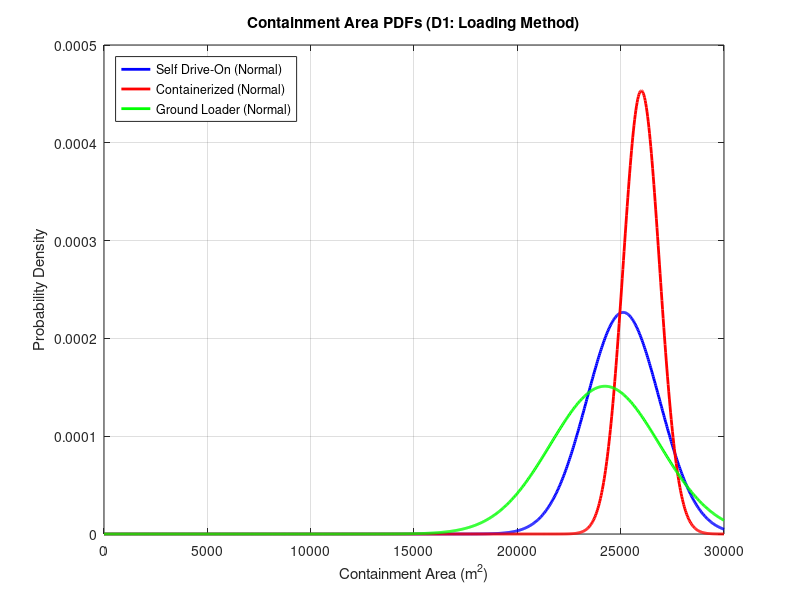

MATLAB code to generate this figure: (Note: this script raises an error after producing the figure.)
% EM.413 OS14 Question 1 Decision Aid
% Allows manipulation and visualization of Contianment (Performance) PDFs for OS14 Q1
close all; clear all; clc;

% Define the X-axis: Containment Area from 0 to 30,000 sq meters
x = linspace(0, 30000, 1000);

% Define a square meters per Fibonacci score value that can be used in containment area PDFs
CAslope = 880;

%% -- DECISION 1: LOADING METHOD -- %%

% -- Option 1: Self-Propelled Drive-On
% Normal Dist: Low impact on max potential containment area; some variability
mu_d1_o1_area = 26000 - CAslope * 1; sigma_d1_o1_area = CAslope * 2;
y_d1_o1_area = normpdf(x, mu_d1_o1_area, sigma_d1_o1_area);

% -- Option 2: Containerized Module
% Normal Dist: Low impact on max potential containment area; low variability
mu_d1_o2_area = 26000 - CAslope * 0; sigma_d1_o2_area = CAslope * 1;
y_d1_o2_area = normpdf(x, mu_d1_o2_area, sigma_d1_o2_area);

% -- Option 3: Dedicated Ground Loader
% Normal Dist: Low impact on max potential containment area; high variability
mu_d1_o3_area = 26000 - CAslope * 2; sigma_d1_o3_area = CAslope * 3;
y_d1_o3_area = normpdf(x, mu_d1_o3_area, sigma_d1_o3_area);

% -- Plotting D1 
figure(1);
plot(x, y_d1_o1_area, 'b', 'LineWidth', 2, 'DisplayName', 'Self Drive-On (Normal)'); hold on;
plot(x, y_d1_o2_area, 'r', 'LineWidth', 2, 'DisplayName', 'Containerized (Normal)');
plot(x, y_d1_o3_area, 'g', 'LineWidth', 2, 'DisplayName', 'Ground Loader (Normal)');
title('Containment Area PDFs (D1: Loading Method)');
xlabel('Containment Area (m^2)'); ylabel('Probability Density');
legend('Location', 'NorthWest'); grid on; xlim([0 30000]);
ax = gca; ax.XAxis.Exponent = 0; ax.YAxis.Exponent = 0;
xtickformat('%,.0f'); ytickformat('%.5f'); 

% -- D1 Math Printout for Table (Normal distributions)
fprintf('\n--- D1 Containment Statistics (For Table) ---\n');
fprintf('Option 1 (Self Drive-On): Mu = %.0f m^2 | Sigma = %.0f m^2\n', mu_d1_o1_area, sigma_d1_o1_area);
fprintf('Option 2 (Containerized): Mu = %.0f m^2 | Sigma = %.0f m^2\n', mu_d1_o2_area, sigma_d1_o2_area);
fprintf('Option 3 (Ground Loader): Mu = %.0f m^2 | Sigma = %.0f m^2\n\n', mu_d1_o3_area, sigma_d1_o3_area);

%% -- DECISION 2: INSERTION METHOD CONTAINMENT -- %%

% -- Option 1: Containerized Guided Drone 
% Beta Dist: Highly accurate (sub-500m) with active propulsion to fight wind, but expensive. Bounds: 24k to 26k
% Parameters for Beta(α,β) scaled to [a1,b1]
alpha1 = 8; beta1 = 2;
a1 = 24000; b1 = 26000;
% Normalize x into [0,1] for the beta PDF
x_norm1 = (x - a1) / (b1 - a1); 
% Treat values outside the interval as missing for the scaled density
x_norm1(x_norm1 < 0 | x_norm1 > 1) = NaN; 
% Compute scaled beta PDF on original x units (divide by scaling width)
y1 = betapdf(x_norm1, alpha1, beta1) / (b1 - a1); 

% -- Option 2: Precision Guided Parafoil
% Beta Dist: Good GPS steering and lower cost, but passive gliding increases wind drift risk. Bounds: 22k to 26k
alpha2 = 5; beta2 = 2;
a2 = 22000; b2 = 26000;
x_norm2 = (x - a2) / (b2 - a2);
x_norm2(x_norm2 < 0 | x_norm2 > 1) = NaN; 
y2 = betapdf(x_norm2, alpha2, beta2) / (b2 - a2);

% -- Option 3: Ramp Extraction / Airbag 
% Normal Dist: Very cheap and simple, but unguided drop creates massive footprint uncertainty. Mu=14k, Sig=4k
mu3 = 14000; sigma3 = 4000;
y3 = normpdf(x, mu3, sigma3);

% -- Plotting D2 
figure(2);
plot(x, y1, 'b', 'LineWidth', 2, 'DisplayName', 'Guided Drone (Beta)'); hold on;
plot(x, y2, 'r', 'LineWidth', 2, 'DisplayName', 'Parafoil (Beta)');
plot(x, y3, 'g', 'LineWidth', 2, 'DisplayName', 'Airbag (Normal)');
title('Containment Area PDFs (D2: Insertion Method)');
xlabel('Containment Area (m^2)'); ylabel('Probability Density');
legend('Location', 'NorthWest'); grid on; xlim([0 30000]);
ax = gca; ax.XAxis.Exponent = 0; ax.YAxis.Exponent = 0;
xtickformat('%,.0f'); ytickformat('%.5f'); 

% -- D2 Math Correction Printout 
fprintf('\n--- CORRECTED D2 Containment Statistics (Update your table!) ---\n');
mu_std1 = alpha1 / (alpha1 + beta1);
var_std1 = (alpha1 * beta1) / ((alpha1 + beta1)^2 * (alpha1 + beta1 + 1));
fprintf('Option 1 (Drone):    Mu = %.0f m^2 | Sigma = %.0f m^2\n', a1 + (mu_std1 * (b1 - a1)), sqrt(var_std1 * (b1 - a1)^2));
mu_std2 = alpha2 / (alpha2 + beta2);
var_std2 = (alpha2 * beta2) / ((alpha2 + beta2)^2 * (alpha2 + beta2 + 1));
fprintf('Option 2 (Parafoil): Mu = %.0f m^2 | Sigma = %.0f m^2\n', a2 + (mu_std2 * (b2 - a2)), sqrt(var_std2 * (b2 - a2)^2));
fprintf('Option 3 (Airbag):   Mu = %.0f m^2 | Sigma = %.0f m^2\n\n', mu3, sigma3);

%% -- DECISION 3: LANDING ACTIVATION -- %%

% -- Option 1: Impact-Triggered Auto Activation
% Normal Dist: Lowest impact on max potential containment area; mid variability
mu_d3_o1_area = 26000 - CAslope * 0; sigma_d3_o1_area = CAslope * 2;
y_d3_o1_area = normpdf(x, mu_d3_o1_area, sigma_d3_o1_area);

% -- Option 2: Remote Commanded Activation
% Normal Dist: Most impact on max potential containment area; low variability
mu_d3_o2_area = 26000 - CAslope * 2; sigma_d3_o2_area = CAslope * 1;
y_d3_o2_area = normpdf(x, mu_d3_o2_area, sigma_d3_o2_area);

% -- Option 3: Dual Key Auto & Remote Activation
% Normal Dist: Low impact on max potential containment area; most variability
mu_d3_o3_area = 26000 - CAslope * 1; sigma_d3_o3_area = CAslope * 3;
y_d3_o3_area = normpdf(x, mu_d3_o3_area, sigma_d3_o3_area);

% -- Plotting D3 
figure(3);
plot(x, y_d3_o1_area, 'b', 'LineWidth', 2, 'DisplayName', 'Auto Acivate (Normal)'); hold on;
plot(x, y_d3_o2_area, 'r', 'LineWidth', 2, 'DisplayName', 'Remote Activate (Normal)');
plot(x, y_d3_o3_area, 'g', 'LineWidth', 2, 'DisplayName', 'Dual Key Activate (Normal)');
title('Containment Area PDFs (D3: Landing Activation)');
xlabel('Containment Area (m^2)'); ylabel('Probability Density');
legend('Location', 'NorthWest'); grid on; xlim([0 30000]);
ax = gca; ax.XAxis.Exponent = 0; ax.YAxis.Exponent = 0;
xtickformat('%,.0f'); ytickformat('%.5f'); 

% -- D3 Math Printout for Table (Normal distributions)
fprintf('\n--- D3 Containment Statistics (For Table) ---\n');
fprintf('Option 1 (Auto Activate): Mu = %.0f m^2 | Sigma = %.0f m^2\n', mu_d3_o1_area, sigma_d3_o1_area);
fprintf('Option 2 (Remote Activate): Mu = %.0f m^2 | Sigma = %.0f m^2\n', mu_d3_o2_area, sigma_d3_o2_area);
fprintf('Option 3 (Dual Key Activate): Mu = %.0f m^2 | Sigma = %.0f m^2\n\n', mu_d3_o3_area, sigma_d3_o3_area);

%% -- DECISION 7: COMMUNICATIONS CONTAINMENT -- %%

% -- Option 1: Per-Robot SATCOM
% Beta Dist: Highly reliable, minor canopy masking risk. Bounds: 22k to 26k
alpha4 = 8; beta4 = 2;
a4 = 22000; b4 = 26000;
x_norm4 = (x - a4) / (b4 - a4);
x_norm4(x_norm4 < 0 | x_norm4 > 1) = NaN;
y4 = betapdf(x_norm4, alpha4, beta4) / (b4 - a4);

% -- Option 2: Ground C2 Node (Localized RF) 
% Triangular Dist: Susceptible to terrain masking. 
% Min (a) = 12k, Mode (c) = 24k, Max (b) = 26k

% Define triangular membership breakpoints (left, peak, right)
a_tri = 12000; c_tri = 24000; b_tri = 26000;
% Preallocate output vector matching input x
y5 = zeros(size(x));
% Compute increasing side where x between left and peak
idx1 = (x >= a_tri & x <= c_tri);
y5(idx1) = 2 * (x(idx1) - a_tri) / ((b_tri - a_tri) * (c_tri - a_tri)); % Upward slope
% Compute decreasing side where x between peak and right
idx2 = (x > c_tri & x <= b_tri);
y5(idx2) = 2 * (b_tri - x(idx2)) / ((b_tri - a_tri) * (b_tri - c_tri)); % Downward slope

% -- Option 3: Airborne Relay Node 
% Beta Dist: Excellent LOS, but UAS refuel/loiter gaps. Bounds: 18k to 26k
alpha6 = 5; beta6 = 2;
a6 = 18000; b6 = 26000;
x_norm6 = (x - a6) / (b6 - a6);
x_norm6(x_norm6 < 0 | x_norm6 > 1) = NaN;
y6 = betapdf(x_norm6, alpha6, beta6) / (b6 - a6);

% -- Plotting D7 
figure(4);
plot(x, y4, 'Color', [0.00, 0.25, 0.45], 'LineWidth', 2.5, 'DisplayName', 'Per-Robot SATCOM (Beta)'); hold on;
plot(x, y5, 'Color', [0.85, 0.33, 0.10], 'LineWidth', 2.5, 'DisplayName', 'Ground Node RF (Triangular)');
plot(x, y6, 'Color', [0.00, 0.60, 0.65], 'LineWidth', 2.5, 'DisplayName', 'Airborne Relay (Beta)');
title('Containment Area PDFs (D7: Communications)');
xlabel('Containment Area (m^2)'); ylabel('Probability Density');
legend('Location', 'NorthWest'); grid on; xlim([0 30000]);
ax2 = gca; ax2.XAxis.Exponent = 0; ax2.YAxis.Exponent = 0;
xtickformat('%,.0f'); ytickformat('%.5f'); 

% -- D7 Math Printout --
fprintf('--- D7 Containment Statistics (For Table) ---\n');
mu_std4 = alpha4 / (alpha4 + beta4);
var_std4 = (alpha4 * beta4) / ((alpha4 + beta4)^2 * (alpha4 + beta4 + 1));
fprintf('Option 1 (SATCOM):   Mu = %.0f m^2 | Sigma = %.0f m^2\n', a4 + (mu_std4 * (b4 - a4)), sqrt(var_std4 * (b4 - a4)^2));
fprintf('Option 2 (Ground):   Mu = %.0f m^2 | Sigma = %.0f m^2 (Note: Tri mean is (a+b+c)/3)\n', (a_tri+b_tri+c_tri)/3, sqrt((a_tri^2+b_tri^2+c_tri^2 - a_tri*b_tri - a_tri*c_tri - b_tri*c_tri)/18));
mu_std6 = alpha6 / (alpha6 + beta6);
var_std6 = (alpha6 * beta6) / ((alpha6 + beta6)^2 * (alpha6 + beta6 + 1));
fprintf('Option 3 (Airborne): Mu = %.0f m^2 | Sigma = %.0f m^2\n\n', a6 + (mu_std6 * (b6 - a6)), sqrt(var_std6 * (b6 - a6)^2));

%% -- DECISION 8: AUTONOMY MODE CONTAINMENT -- %%
% -- Option 1: Teleoperation (Normal: Human bottleneck)
mu_d8_o1_area = 16000; sigma_d8_o1_area = 3000;
y_d8_o1_area = normpdf(x, mu_d8_o1_area, sigma_d8_o1_area);

% -- Option 2: Supervised Autonomy (Normal: Better, but still human-limited)
mu_d8_o2_area = 21000; sigma_d8_o2_area = 1500;
y_d8_o2_area = normpdf(x, mu_d8_o2_area, sigma_d8_o2_area);

% -- Option 3: Coordinated Autonomy (Beta: High peak, vulnerable to edge cases)
alpha8_3 = 6; beta8_3 = 2; a8_3 = 12000; b8_3 = 26000;
x_norm8_3 = (x - a8_3) / (b8_3 - a8_3);
x_norm8_3(x_norm8_3 < 0 | x_norm8_3 > 1) = NaN;
y_d8_o3_area = betapdf(x_norm8_3, alpha8_3, beta8_3) / (b8_3 - a8_3);

% -- Plotting D8 Containment --
figure(9);
plot(x, y_d8_o1_area, 'b', 'LineWidth', 2.5, 'DisplayName', 'Teleoperation (Normal)'); hold on;
plot(x, y_d8_o2_area, 'r', 'LineWidth', 2.5, 'DisplayName', 'Supervised (Normal)');
plot(x, y_d8_o3_area, 'g', 'LineWidth', 2.5, 'DisplayName', 'Coordinated (Beta)');
title('Containment Area PDFs (D8: Autonomy Mode)');
xlabel('Containment Area (m^2)'); ylabel('Probability Density');
legend('Location', 'NorthWest'); grid on; xlim([0 30000]);
ax = gca; ax.XAxis.Exponent = 0; ax.YAxis.Exponent = 0;
xtickformat('%,.0f'); ytickformat('%.5f');

% -- D8 Math Printout --
fprintf('\n--- D8 Statistics (For Table) ---\n');
fprintf('Containment:\n');
fprintf('Option 1 (Teleop): Mu = %.0f m^2 | Sigma = %.0f m^2\n', mu_d8_o1_area, sigma_d8_o1_area);
fprintf('Option 2 (Super):  Mu = %.0f m^2 | Sigma = %.0f m^2\n', mu_d8_o2_area, sigma_d8_o2_area);
mu_std8_3 = alpha8_3 / (alpha8_3 + beta8_3);
var_std8_3 = (alpha8_3 * beta8_3) / ((alpha8_3 + beta8_3)^2 * (alpha8_3 + beta8_3 + 1));
fprintf('Option 3 (Coord):  Mu = %.0f m^2 | Sigma = %.0f m^2\n', a8_3 + (mu_std8_3 * (b8_3 - a8_3)), sqrt(var_std8_3 * (b8_3 - a8_3)^2));

%% -- DECISION 9: RECOVERY METHOD CONTAINMENT -- %%
% Modeled based on "Bingo Fuel" / Battery Reserve constraints.
% Normal distributions are shifted to respect the 26,000 m^2 absolute ceiling.

% -- Option 1: Expendable (No Recovery)
% 100% battery to the mission. 3-sigma tail hits 26,000.
mu_d9_o1_area = 24800; sigma_d9_o1_area = 400;
y_d9_o1_area = normpdf(x, mu_d9_o1_area, sigma_d9_o1_area);

% -- Option 2: Manual Ground Retrieval
% Minor battery reserve required. 
mu_d9_o2_area = 22000; sigma_d9_o2_area = 1000;
y_d9_o2_area = normpdf(x, mu_d9_o2_area, sigma_d9_o2_area);

% -- Option 3: Air-based Recovery
% Minor battery reserve required.
mu_d9_o3_area = 22000; sigma_d9_o3_area = 1000;
y_d9_o3_area = normpdf(x, mu_d9_o3_area, sigma_d9_o3_area);

% -- Plotting D9 
figure(5);
plot(x, y_d9_o1_area, 'b', 'LineWidth', 2.5, 'DisplayName', 'Expendable'); hold on;
plot(x, y_d9_o2_area, 'r', 'LineWidth', 2.5, 'DisplayName', 'Ground Retrieval');
plot(x, y_d9_o3_area, 'g', 'LineWidth', 2.5, 'DisplayName', 'Air-based Recovery');

title('Containment Area PDFs (D9: Recovery Method)');
xlabel('Containment Area (m^2)'); ylabel('Probability Density');
legend('Location', 'NorthWest'); grid on; xlim([0 30000]);
ax = gca; ax.XAxis.Exponent = 0; ax.YAxis.Exponent = 0;
xtickformat('%,.0f'); ytickformat('%.5f'); 

% -- D9 Math Printout for Table --
fprintf('\n--- D9 Containment Statistics (For Table) ---\n');
fprintf('Option 1 (Expendable): Mu = %.0f m^2 | Sigma = %.0f m^2\n', mu_d9_o1_area, sigma_d9_o1_area);
fprintf('Option 2 (Ground):     Mu = %.0f m^2 | Sigma = %.0f m^2\n', mu_d9_o2_area, sigma_d9_o2_area);
fprintf('Option 3 (Auto):       Mu = %.0f m^2 | Sigma = %.0f m^2\n\n', mu_d9_o3_area, sigma_d9_o3_area);

%% -- DECISION 10: ENCAPSULATION METHOD CONTAINMENT (BETA UPDATE) -- %%
% Modeled to allow all options to hit the 26,000 m^2 absolute ceiling, 
% but with varying probabilities and worst-case bounds.

% -- Option 1: Bare Robot (Wide spread, lower probability of max)
alpha10_1 = 3; beta10_1 = 2; a10_1 = 15000; b10_1 = 26000;
x_norm10_1 = (x - a10_1) / (b10_1 - a10_1); 
x_norm10_1(x_norm10_1 < 0 | x_norm10_1 > 1) = NaN; 
y_d10_o1_area = betapdf(x_norm10_1, alpha10_1, beta10_1) / (b10_1 - a10_1);

% -- Option 2: Individual Pods (Tighter spread, better probability)
alpha10_2 = 5; beta10_2 = 2; a10_2 = 20000; b10_2 = 26000;
x_norm10_2 = (x - a10_2) / (b10_2 - a10_2); 
x_norm10_2(x_norm10_2 < 0 | x_norm10_2 > 1) = NaN; 
y_d10_o2_area = betapdf(x_norm10_2, alpha10_2, beta10_2) / (b10_2 - a10_2);

% -- Option 3: Containerized Module (Highest probability of max)
alpha10_3 = 8; beta10_3 = 2; a10_3 = 24000; b10_3 = 26000;
x_norm10_3 = (x - a10_3) / (b10_3 - a10_3); 
x_norm10_3(x_norm10_3 < 0 | x_norm10_3 > 1) = NaN; 
y_d10_o3_area = betapdf(x_norm10_3, alpha10_3, beta10_3) / (b10_3 - a10_3);

% -- Plotting D10 Containment --
figure(7);
plot(x, y_d10_o1_area, 'b', 'LineWidth', 2.5, 'DisplayName', 'Bare Robot (Beta)'); hold on;
plot(x, y_d10_o2_area, 'r', 'LineWidth', 2.5, 'DisplayName', 'Individual Pods (Beta)');
plot(x, y_d10_o3_area, 'g', 'LineWidth', 2.5, 'DisplayName', 'Containerized Module (Beta)');

title('Containment Area PDFs (D10: Encapsulation Method)');
xlabel('Containment Area (m^2)'); ylabel('Probability Density');
legend('Location', 'NorthWest'); grid on; xlim([0 30000]);
ax = gca; ax.XAxis.Exponent = 0; ax.YAxis.Exponent = 0;
xtickformat('%,.0f'); ytickformat('%.5f'); 

% -- D10 Math Printout --
fprintf('\n--- D10 Containment Statistics (For Table) ---\n');
mu_std10_1 = alpha10_1 / (alpha10_1 + beta10_1);
var_std10_1 = (alpha10_1 * beta10_1) / ((alpha10_1 + beta10_1)^2 * (alpha10_1 + beta10_1 + 1));
fprintf('Option 1 (Bare):   Mu = %.0f m^2 | Sigma = %.0f m^2\n', a10_1 + (mu_std10_1 * (b10_1 - a10_1)), sqrt(var_std10_1 * (b10_1 - a10_1)^2));

mu_std10_2 = alpha10_2 / (alpha10_2 + beta10_2);
var_std10_2 = (alpha10_2 * beta10_2) / ((alpha10_2 + beta10_2)^2 * (alpha10_2 + beta10_2 + 1));
fprintf('Option 2 (Indiv):  Mu = %.0f m^2 | Sigma = %.0f m^2\n', a10_2 + (mu_std10_2 * (b10_2 - a10_2)), sqrt(var_std10_2 * (b10_2 - a10_2)^2));

mu_std10_3 = alpha10_3 / (alpha10_3 + beta10_3);
var_std10_3 = (alpha10_3 * beta10_3) / ((alpha10_3 + beta10_3)^2 * (alpha10_3 + beta10_3 + 1));
fprintf('Option 3 (Module): Mu = %.0f m^2 | Sigma = %.0f m^2\n\n', a10_3 + (mu_std10_3 * (b10_3 - a10_3)), sqrt(var_std10_3 * (b10_3 - a10_3)^2));
